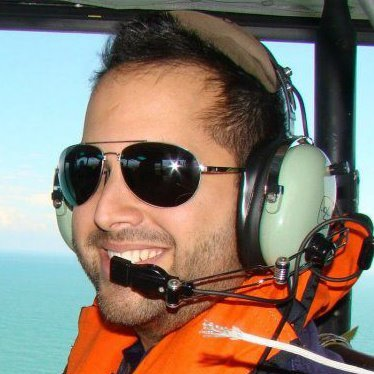
//> input picture OpenCVworkspace/displayimage/kelvin.jpg, 374 x 374 px, given in place of the camera
$ ./ObjDetect   (built with g++ and OpenCV 4)
//> lines starting //> are read from the running program, lines starting //| are printed output that depends on the picture; after the words box and inside, x2 and y2 are one past the last pixel; in counts of white or black regions, pixels touching at a corner belong together
#include <iostream>
#include "opencv2/highgui/highgui.hpp"
#include "opencv2/imgproc/imgproc.hpp"
#include <stdio.h>
#include <cv.h>
#include <stdlib.h>

using namespace cv;
using namespace std;

Mat cam;
Mat src;
Mat src_gray;


int thresh = 100;
int max_thresh = 255;
RNG rng(12345);


//Try to detect objects using color and contours

/// Function header
void thresh_callback(int, void* );
void contourDetec();


int main( int argc, char** argv )
 {
    VideoCapture cap(0); //capture the video from webcam

    if ( !cap.isOpened() )  // if not success, exit program
    {
         cout << "Cannot open the web cam" << endl;
         return -1;
    }

    /// Create Window
	char* source_window = "Source";
	namedWindow( source_window, CV_WINDOW_AUTOSIZE );

   // visual trackbar to manage threshold objects
	createTrackbar( " Canny thresh:", "Source", &thresh, max_thresh, thresh_callback );

    //char* Diff_window = "Diff";
	//namedWindow( Diff_window, CV_WINDOW_AUTOSIZE );

	while(1)
		{

		//get image form camera
		cap.read(cam);
//> cam is the input picture: 374 rows x 374 cols, CV_8UC3; mean B, G, R 109.8, 122.7, 135.6


		cvtColor(cam, src_gray, CV_BGR2GRAY); // convert to grayscale
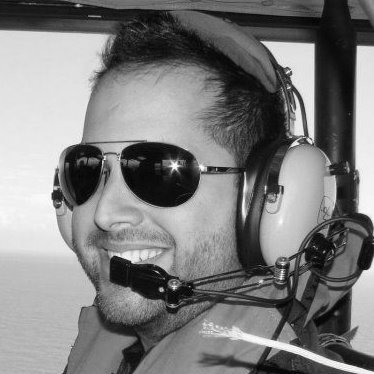
//> src_gray: 374 rows x 374 cols, CV_8UC1; min 0, max 255, mean 125.1
		blur( src_gray, src_gray, Size(3,3) );

		imshow( source_window, cam );

		thresh_callback( 0, 0 );

		if (waitKey(30) == 27) //wait for 'esc' key press for 30ms. If 'esc' key is pressed, break loop
		{
			cout << "esc key is pressed by user" << endl;
			break;
		}
	}
	return(0);
}

void thresh_callback(int, void*)
{
	Mat canny_output;
	vector <vector<Point> > contours;
	vector<Vec4i> hierarchy;


	//detect edges using canny
	Canny(src_gray, canny_output, thresh, thresh*2, 3);
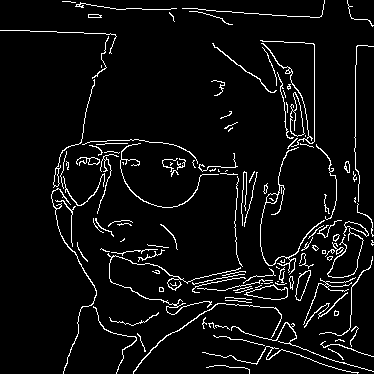
//> canny_output: 374 rows x 374 cols, CV_8UC1; 5.6% white in thin lines or dots

	//find countours
	findContours( canny_output, contours, hierarchy, CV_RETR_TREE, CV_CHAIN_APPROX_SIMPLE, Point(0, 0) );
//> contours = 154 contours, 116 with area under 20; largest, box (x1, y1, x2, y2) and area: (244, 284, 288, 300) 378, (246, 285, 288, 300) 364, (290, 92, 305, 137) 354, (290, 92, 305, 137) 340, (295, 270, 311, 301) 227

	//Draw contours
	Mat drawing = Mat::zeros( canny_output.size(), CV_8UC3);


	//get moments
	vector<Moments> mu(contours.size() );
//> mu = 154 items

	vector<Point2f> mc( contours.size() );

	for (int i = 0; i<contours.size(); i++)
	{

		Scalar color = Scalar( rng.uniform(0, 255), rng.uniform(0,255), rng.uniform(0,255) );
		drawContours( drawing, contours, i, color, 2, 8, hierarchy, 0, Point() );
		mu[i] = moments( contours[i], false );
		color = Scalar(255,255,255);

		//get center point of contour
		mc[i] = Point2f( mu[i].m10/mu[i].m00 , mu[i].m01/mu[i].m00 );
		circle( drawing, mc[i], 4, color, -1, 8, 0 );
	}
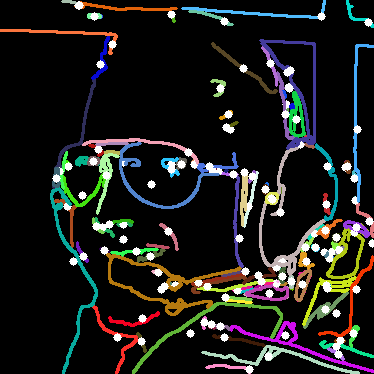
//> drawing: 374 rows x 374 cols, CV_8UC3; mean B, G, R 27.7, 29.9, 29.6
//> after the loop, mc = 154 Points (x, y), first 12: [248.7, 369.3], [337.9, 354.3], [268.2, 355.6], [336.4, 346], [340.3, 340.1], [224.3, 337.2], [140.8, 341], [352.9, 333.2], [219.7, 326], [284.5, 334.7], [210.5, 323.9], [203.7, 321.5]
//> the Esc key is pressed

	namedWindow( "Contours", CV_WINDOW_AUTOSIZE );
	imshow( "Contours", drawing );
}
